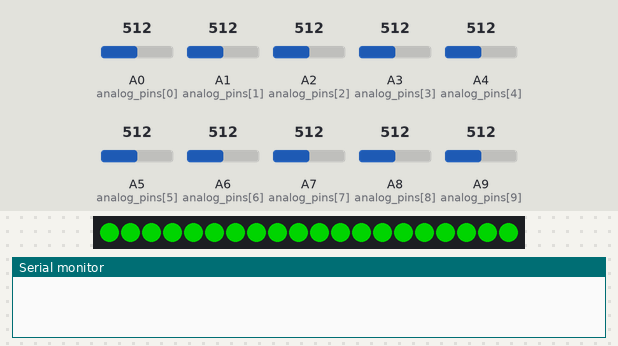
Simulated run of this sketch. Board: Arduino Mega 2560, built with avr-gcc and run on an emulated ATmega2560. Shown: 20 RGB LEDs in strip order, left to right, the last lines printed to the serial monitor. Inputs (shaded band) come from the test bench; at power-on: A0 (analog_pins[0]) = 512, A1 (analog_pins[1]) = 512, A2 (analog_pins[2]) = 512, A3 (analog_pins[3]) = 512, A4 (analog_pins[4]) = 512, A5 (analog_pins[5]) = 512, A6 (analog_pins[6]) = 512, A7 (analog_pins[7]) = 512, A8 (analog_pins[8]) = 512, A9 (analog_pins[9]) = 512. Dim RGB values are drawn brighter than linear.

Above: at 3.8 s.
3.9 s: A0 (analog_pins[0]) set to 602
5.4 s: A0 (analog_pins[0]) set to 627
7.0 s: A1 (analog_pins[1]) set to 716
At 7.9 s:
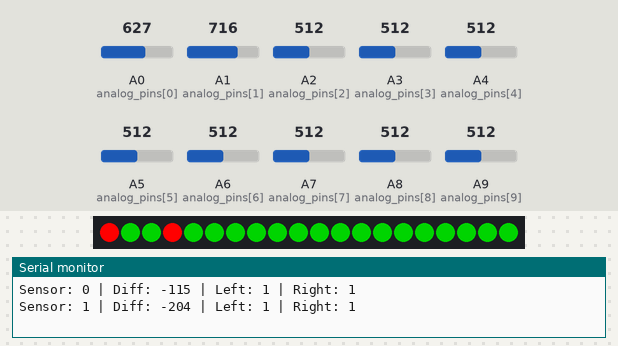
8.5 s: A2 (analog_pins[2]) set to 716
10.0 s: A3 (analog_pins[3]) set to 716
At 10.8 s:
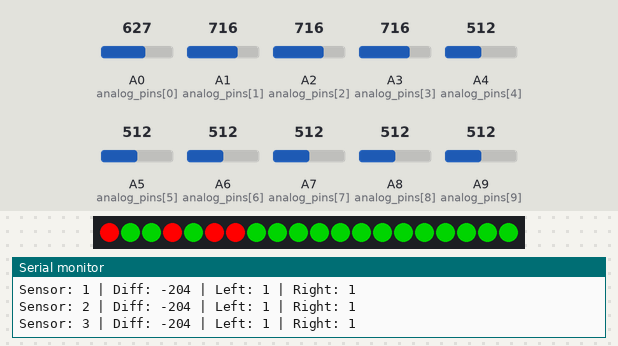
11.5 s: A4 (analog_pins[4]) set to 716
Timing chart, 0 to 14.0 s (numbered marks = the images above; inputs shaded):
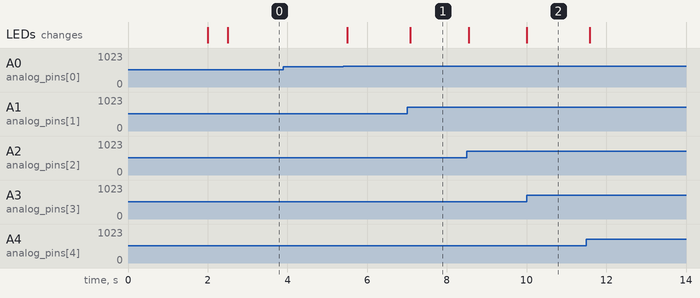

The sketch:

MarbleMachine.ino
```cpp
#include <FastLED.h>

#define NUM_LEDS 20
#define DATA_PIN 6
CRGB LEDs[NUM_LEDS];
static const CRGB neutral = CRGB::Green;
static const CRGB passed  = CRGB::Red;

int pot = A15;
int treshhold = 800;
byte state[10];

const int treshDiff = 100;
volatile int initialStates[10];
volatile int differences[10] = {0,0,0,0,0,0,0,0,0,0};
static const uint8_t analog_pins[] = {A0,A1,A2,A3,A4,A5,A6,A7,A8,A9};

void setup() {
  Serial.begin(57600);

  FastLED.delay(2000);
  FastLED.addLeds<WS2812B, DATA_PIN, GRB>(LEDs, NUM_LEDS);

  allColor(CRGB::Black);
  delay(100);
  getInitialStates();
  delay(100);
  allColor(neutral);
}

void loop() {

  for (int i = 0; i < 10; i++) {
    int value = analogRead(analog_pins[i]);
    int diff = initialStates[i] - value;
    int ledL = getLeftLed(i);
    int ledR = getRightLed(i);

    if (abs(diff) > treshDiff) {
      if (i==0)
        resetRun();

      Serial.print  ("Sensor: ");
      Serial.print  (i);
      Serial.print  (" | Diff: ");
      Serial.print  (diff);
      Serial.print  (" | Left: ");
      Serial.print  (LEDs[ledL] == neutral);
      Serial.print  (" | Right: ");
      Serial.println(LEDs[ledR] == neutral);

      if (diff > 0) {
        LEDs[ledL] = neutral;
        LEDs[ledR] = passed;
      } else {
        LEDs[ledL] = passed;
        LEDs[ledR] = neutral;
      }

      initialStates[i] = value;
    }

    FastLED.show();
    delay(10);
  }
  delay(10);
}

int getLeftLed(int i) {
  if (i == 0 || i == 3 || i == 4 || i == 5) {
    return i * 2;
  } else {
    return (i * 2) + 1;
  }
}

int getRightLed(int i) {
  if (i == 0 || i == 3 || i == 4 || i == 5) {
    return (i * 2) + 1;
  } else {
    return i * 2;
  }
}

void allColor(CRGB value) {
   for (int i = 0; i < NUM_LEDS; i++) {
    LEDs[i] = value;
  }
  FastLED.show();
  delay(100);
}

void getInitialStates() {

  for (int i=0; i<10; i++) {
    initialStates[i] = analogRead(analog_pins[i]);
    delay(20);
  }
}

void resetRun() {
  // Check if one of the lowest row is passed
  if (LEDs[12] == passed || LEDs[13] == passed || LEDs[14] == passed || LEDs[15] == passed || LEDs[16] == passed || LEDs[17] == passed || LEDs[18] == passed || LEDs[19] == passed) {
    allColor(neutral);
  }
}
```

Measured:
- after the input at 3.9 s, every drawn part: stays the same
- after the input at 7.0 s, the LEDs: change after 0.08 s (image 1)
- after the input at 10.0 s, the LEDs: change at once (image 2)
